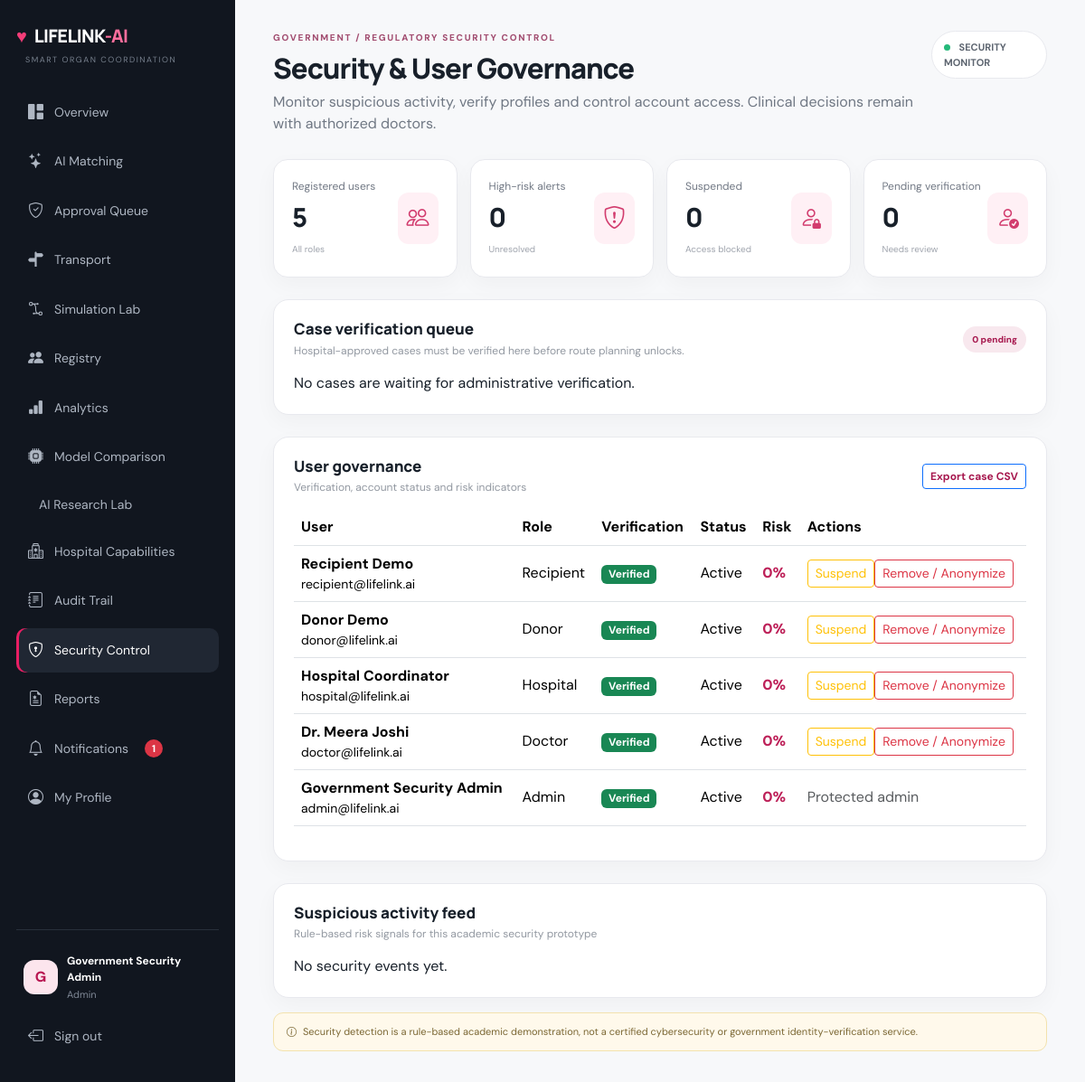
Screenshot of /security (signed in) with the database file from the repository.
### app/models.py (models this page shows)
class User(UserMixin, db.Model):
    id = db.Column(db.Integer, primary_key=True)
    name = db.Column(db.String(120), nullable=False)
    email = db.Column(db.String(160), unique=True, nullable=False)
    password = db.Column(db.String(255), nullable=False)
    role = db.Column(db.String(30), nullable=False)
    hospital = db.Column(db.String(160))
    created_at = db.Column(db.DateTime, default=datetime.utcnow)

class UserProfile(db.Model):
    id = db.Column(db.Integer, primary_key=True)
    user_id = db.Column(db.Integer, db.ForeignKey('user.id'), unique=True, nullable=False)
    phone = db.Column(db.String(30))
    address = db.Column(db.String(255))
    government_id = db.Column(db.String(120))
    hospital_registration = db.Column(db.String(120))
    donor_id = db.Column(db.Integer, db.ForeignKey('donor.id'))
    recipient_id = db.Column(db.Integer, db.ForeignKey('recipient.id'))
    verification_status = db.Column(db.String(30), default='Pending')
    account_status = db.Column(db.String(30), default='Active')
    risk_score = db.Column(db.Integer, default=0)
    last_login = db.Column(db.DateTime)
    last_ip = db.Column(db.String(80))
    failed_logins = db.Column(db.Integer, default=0)
    created_at = db.Column(db.DateTime, default=datetime.utcnow)
    user = db.relationship('User', backref=db.backref('profile', uselist=False))
    donor = db.relationship('Donor', foreign_keys=[donor_id])
    recipient = db.relationship('Recipient', foreign_keys=[recipient_id])

### app/routes.py (the view)
@bp.route('/security')
@login_required
@require_page('security')
def security():
    events=SecurityEvent.query.order_by(SecurityEvent.created_at.desc()).limit(200).all()
    profiles=UserProfile.query.join(User).order_by(User.created_at.desc()).all()
    high=sum(1 for e in events if e.severity=='High' and not e.resolved)
    pending_cases=Match.query.filter_by(workflow_state='ADMIN_PENDING').order_by(Match.created_at.desc()).all()
    return render_template('security.html',events=events,profiles=profiles,high_count=high,pending_cases=pending_cases,**page_data())

### app/routes.py (called while the page is built)
@bp.before_app_request
def csrf_protect():
    if 'csrf_token' not in request.cookies:
        pass
    from flask import session
    if 'csrf_token' not in session: session['csrf_token']=secrets.token_urlsafe(32)
    if request.method=='POST' and request.endpoint not in {'main.login','main.register'}:
        token=(request.get_json(silent=True) or {}).get('_csrf') if request.is_json else request.form.get('_csrf')
        if not token or not secrets.compare_digest(token,session['csrf_token']): abort(400, description='Invalid or missing security token. Refresh the page and try again.')

def allowed(page): return current_user.role in PERMISSIONS and page in PERMISSIONS[current_user.role]

def require_page(page):
    def deco(fn):
        @wraps(fn)
        def wrapped(*a,**k):
            if not allowed(page): abort(403)
            return fn(*a,**k)
        return wrapped
    return deco

def page_data():
    unread=0
    if current_user.is_authenticated:
        unread=Notification.query.filter_by(user_id=current_user.id,is_read=False).count()
    return dict(active=request.endpoint or '', unread_notifications=unread)

### app/templates/security.html
{% extends 'base.html' %}{% block title %}Security Control · LifeLink-AI{% endblock %}{% block content %}<div class="topbar"><div><div class="eyebrow">GOVERNMENT / REGULATORY SECURITY CONTROL</div><h1>Security & User Governance</h1><p class="muted">Monitor suspicious activity, verify profiles and control account access. Clinical decisions remain with authorized doctors.</p></div><span class="live-pill"><span></span> SECURITY MONITOR</span></div><div class="stats"><div class="stat"><div><span>Registered users</span><b>{{profiles|length}}</b><small>All roles</small></div><i class="bi bi-people"></i></div><div class="stat"><div><span>High-risk alerts</span><b>{{high_count}}</b><small>Unresolved</small></div><i class="bi bi-shield-exclamation"></i></div><div class="stat"><div><span>Suspended</span><b>{{profiles|selectattr('account_status','equalto','Suspended')|list|length}}</b><small>Access blocked</small></div><i class="bi bi-person-lock"></i></div><div class="stat"><div><span>Pending verification</span><b>{{profiles|selectattr('verification_status','equalto','Pending')|list|length}}</b><small>Needs review</small></div><i class="bi bi-person-check"></i></div></div><div class="panel mt-4"><div class="panel-head"><div><h3>Case verification queue</h3><p>Hospital-approved cases must be verified here before route planning unlocks.</p></div><span class="badge-soft">{{pending_cases|length}} pending</span></div>{% for m in pending_cases %}<div class="registry-row"><div class="avatar">{{m.donor.name[0]}}</div><div class="flex-grow-1"><b>Case #{{m.id}} · {{m.donor.name}} → {{m.recipient.name}}</b><small>{{m.donor.organ}} · AI {{'%.1f'|format(m.score)}}% · Doctor: {{m.doctor.name if m.doctor else '—'}} · Hospital: {{m.hospital_user.name if m.hospital_user else '—'}}</small></div><form method="post" action="/admin/verify-case/{{m.id}}"><button class="btn btn-sm btn-success">Verify Case</button></form><form method="post" action="/admin/case-reject/{{m.id}}"><button class="btn btn-sm btn-outline-danger">Reject</button></form></div>{% else %}<div class="empty">No cases are waiting for administrative verification.</div>{% endfor %}</div><div class="panel mt-4"><div class="panel-head"><div><h3>User governance</h3><p>Verification, account status and risk indicators</p></div><a class="btn btn-sm btn-outline-primary" href="/admin/export-cases">Export case CSV</a></div><div class="table-responsive"><table class="table align-middle"><thead><tr><th>User</th><th>Role</th><th>Verification</th><th>Status</th><th>Risk</th><th>Actions</th></tr></thead><tbody>{% for p in profiles %}<tr><td><b>{{p.user.name}}</b><small class="d-block">{{p.user.email}}</small></td><td>{{p.user.role}}</td><td><span class="badge bg-{{'success' if p.verification_status=='Verified' else 'warning'}}">{{p.verification_status}}</span></td><td>{{p.account_status}}</td><td><span class="score">{{p.risk_score or 0}}%</span></td><td>{% if p.user.role!='Admin' %}{% if p.verification_status!='Verified' %}<form class="d-inline" method="post" action="/security/user/{{p.user.id}}/verify"><button class="btn btn-sm btn-outline-success">Verify</button></form>{% endif %}{% if p.account_status=='Active' %}<form class="d-inline" method="post" action="/security/user/{{p.user.id}}/suspend"><button class="btn btn-sm btn-outline-warning">Suspend</button></form>{% else %}<form class="d-inline" method="post" action="/security/user/{{p.user.id}}/activate"><button class="btn btn-sm btn-outline-primary">Activate</button></form>{% endif %}<form class="d-inline" method="post" action="/security/user/{{p.user.id}}/anonymize" onsubmit="return confirm('Anonymize and deactivate this user profile? Audit history will be retained.')"><button class="btn btn-sm btn-outline-danger">Remove / Anonymize</button></form>{% else %}<span class="text-muted">Protected admin</span>{% endif %}</td></tr>{% endfor %}</tbody></table></div></div><div class="panel mt-4"><div class="panel-head"><div><h3>Suspicious activity feed</h3><p>Rule-based risk signals for this academic security prototype</p></div></div>{% for e in events %}<div class="registry-row"><div class="avatar"><i class="bi bi-{{'shield-exclamation' if e.severity=='High' else 'activity'}}"></i></div><div class="flex-grow-1"><b>{{e.event_type}}</b><small>{{e.user.name if e.user else 'Unknown account'}} · {{e.ip_address}} · {{e.created_at.strftime('%d %b %Y %H:%M')}}</small><small>{{e.details}}</small></div><span class="badge bg-{{'danger' if e.severity=='High' else 'warning' if e.severity=='Medium' else 'secondary'}}">{{e.severity}}</span>{% if not e.resolved %}<form method="post" action="/security/event/{{e.id}}/resolve"><button class="btn btn-sm btn-outline-success">Resolve</button></form>{% else %}<span class="text-success">Resolved</span>{% endif %}</div>{% else %}<div class="empty">No security events yet.</div>{% endfor %}</div><div class="disclaimer"><i class="bi bi-info-circle me-1"></i> Security detection is a rule-based academic demonstration, not a certified cybersecurity or government identity-verification service.</div>{% endblock %}

### app/templates/base.html (shortened to what this page needs)
<!doctype html><html lang="en"><head><link href="https://cdn.jsdelivr.net/npm/bootstrap@5.3.3/dist/css/bootstrap.min.css" rel="stylesheet"><link href="https://cdn.jsdelivr.net/npm/bootstrap-icons@1.11.3/font/bootstrap-icons.css" rel="stylesheet"><link rel="stylesheet" href="{{url_for('static',filename='css/style.css')}}"></head><body>
{% if current_user.is_authenticated %}<aside class="sidebar"><div class="brand"><span class="logo-heart">♥</span> LIFELINK<span>-AI</span></div><div class="sidebar-label">SMART ORGAN COORDINATION</div><nav><a class="{{'active' if request.endpoint=='main.dashboard'}}" href="/dashboard"><i class="bi bi-grid-1x2-fill"></i> Overview</a>
{% if current_user.role in ['Admin','Doctor'] %}<a class="{{'active' if request.endpoint=='main.matching'}}" href="/matching"><i class="bi bi-stars"></i> AI Matching</a>{% endif %}
{% if current_user.role in ['Admin','Doctor','Hospital'] %}<a class="{{'active' if request.endpoint=='main.approvals'}}" href="/approvals"><i class="bi bi-shield-check"></i> Approval Queue</a>{% endif %}
{% if current_user.role in ['Admin','Hospital'] %}<a class="{{'active' if request.endpoint=='main.transport'}}" href="/transport"><i class="bi bi-signpost-split-fill"></i> Transport</a><a class="{{'active' if request.endpoint=='main.simulation'}}" href="/simulation"><i class="bi bi-bezier2"></i> Simulation Lab</a>{% endif %}
{% if current_user.role=='Admin' %}<a class="{{'active' if request.endpoint=='main.data'}}" href="/data"><i class="bi bi-people-fill"></i> Registry</a>{% endif %}
{% if current_user.role in ['Admin','Doctor','Hospital'] %}<a class="{{'active' if request.endpoint=='main.analytics'}}" href="/analytics"><i class="bi bi-bar-chart-fill"></i> Analytics</a><a class="{{'active' if request.endpoint=='main.model_comparison'}}" href="/model-comparison"><i class="bi bi-cpu-fill"></i> Model Comparison</a><a class="{{'active' if request.endpoint=='main.ai_lab'}}" href="/ai-lab"> AI Research Lab</a>{% endif %}
{% if current_user.role in ['Admin','Hospital'] %}<a class="{{'active' if request.endpoint=='main.hospital_capabilities'}}" href="/hospital-capabilities"><i class="bi bi-hospital"></i> Hospital Capabilities</a>{% endif %}{% if current_user.role=='Admin' %}<a class="{{'active' if request.endpoint=='main.audit'}}" href="/audit"><i class="bi bi-journal-text"></i> Audit Trail</a><a class="{{'active' if request.endpoint=='main.security'}}" href="/security"><i class="bi bi-shield-lock"></i> Security Control</a>{% endif %}
<a class="{{'active' if request.endpoint in ['main.reports','main.before_report','main.after_report']}}" href="/reports"><i class="bi bi-file-earmark-medical"></i> Reports</a><a class="{{'active' if request.endpoint=='main.notifications'}}" href="/notifications"><i class="bi bi-bell"></i> Notifications {% if unread_notifications %}<span class="notification-count">{{unread_notifications}}</span>{% endif %}</a><a class="{{'active' if request.endpoint=='main.profile'}}" href="/profile"><i class="bi bi-person-circle"></i> My Profile</a></nav><div class="sidebar-bottom"><div class="mini-user"><div class="avatar">{{current_user.name[0]}}</div><div><b>{{current_user.name}}</b><small>{{current_user.role}}</small></div></div><a href="/logout"><i class="bi bi-box-arrow-left"></i> Sign out</a></div></aside><button class="mobile-menu" onclick="document.querySelector('.sidebar').classList.toggle('open')"></button>{% endif %}
<main class="{{'content' if current_user.is_authenticated else ''}}">{% block content %}{% endblock %}</main></body></html>

### app/static/css/style.css (style rules this page uses)
:root { --ink:#18202a;--muted:#6f7783;--line:#e8e9ee;--bg:#f7f8fa;--card:#fff;--pink:#e91e63;--pink2:#ad1457;--pink-soft:#fde8f0;--green:#11865a;--green-soft:#e7f7ef;--amber:#a46b00;--amber-soft:#fff5dc;--navy:#151a24 }
* { box-sizing:border-box }
body { margin:0;background:var(--bg);color:var(--ink);font-family:'DM Sans',sans-serif }
h1,h2,h3,h4,h5 { font-family:Manrope,sans-serif;font-weight:800 }
a { text-decoration:none;color:inherit }
.muted { color:var(--muted) }
.content { margin-left:260px;padding:34px 42px;min-height:100vh }
.sidebar { position:fixed;z-index:20;left:0;top:0;bottom:0;width:260px;background:#11161f;color:#fff;padding:26px 18px;display:flex;flex-direction:column }
.brand { font:800 20px Manrope,sans-serif;letter-spacing:-.6px }
.brand span:last-child { color:#ff6e9d }
.logo-heart { color:#f43d78;margin-right:5px }
.sidebar-label { font-size:9px;letter-spacing:1.5px;color:#78818e;margin:7px 10px 26px }
.sidebar nav { display:flex;flex-direction:column;gap:5px }
.sidebar nav a,.sidebar-bottom>a { padding:12px 13px;border-radius:10px;color:#aeb6c2;font-size:14px;display:flex;gap:12px;align-items:center }
.sidebar nav a i,.sidebar-bottom>a i { font-size:17px }
.sidebar nav a.active,.sidebar nav a:hover,.sidebar-bottom>a:hover { background:#202733;color:#fff }
.sidebar nav a.active { box-shadow:inset 3px 0 var(--pink) }
.sidebar-bottom { margin-top:auto;border-top:1px solid #29303b;padding-top:17px }
.mini-user { display:flex;gap:10px;align-items:center;padding:8px 8px 13px }
.mini-user b { display:block;font-size:12px }
.mini-user small { display:block;color:#7f8895;font-size:11px;margin-top:2px }
.avatar { height:38px;width:38px;border-radius:12px;background:#fce5ed;color:#b81752;display:grid;place-items:center;font-weight:800;flex:0 0 auto }
.topbar { display:flex;justify-content:space-between;align-items:flex-start;margin-bottom:27px }
.eyebrow { font-size:10px;font-weight:800;letter-spacing:1.7px;color:#a24d70;margin-bottom:8px }
.topbar h1 { font-size:31px;letter-spacing:-1px;margin:0 0 7px }
.topbar p { margin:0 }
.live-pill,.security-pill { background:#fff;border:1px solid var(--line);padding:9px 13px;border-radius:99px;font-size:11px;font-weight:700;color:#5d6570 }
.live-pill span { display:inline-block;width:7px;height:7px;background:#25b97a;border-radius:50%;margin-right:7px }
.stats { display:grid;grid-template-columns:repeat(4,1fr);gap:14px }
.stat { background:#fff;border:1px solid var(--line);border-radius:16px;padding:20px;display:flex;justify-content:space-between;align-items:center;box-shadow:0 8px 24px rgba(24,32,42,.035) }
.stat span { display:block;color:#727985;font-size:12px }
.stat b { display:block;font:800 29px Manrope;margin:5px 0 2px }
.stat small { color:#a0a5ae;font-size:10px }
.stat>i { font-size:25px;color:#d23c6e;background:#fff0f5;padding:10px;border-radius:12px }
.panel { background:#fff;border:1px solid var(--line);border-radius:17px;padding:22px;box-shadow:0 8px 24px rgba(24,32,42,.035) }
.panel-head { display:flex;justify-content:space-between;align-items:center;margin-bottom:15px }
.panel-head h3 { font-size:17px;margin:0 }
.panel-head p { margin:4px 0 0;color:#9298a1;font-size:12px }
.panel-head>a { font-size:12px;color:#a7194f;font-weight:700 }
.score { color:#bd2058;font-weight:800 }
.badge-soft { background:#f8e8ee;color:#a7194f;padding:7px 10px;border-radius:99px;font-size:10px;font-weight:800 }
.disclaimer { margin-top:16px;padding:12px 14px;background:#fff9eb;border:1px solid #f3e2ad;border-radius:11px;color:#7a6632;font-size:11px }

### app/templates/base.html (style rules this page uses)
.notification-count { display:inline-flex;align-items:center;justify-content:center;min-width:20px;height:20px;padding:0 5px;margin-left:6px;border-radius:999px;background:#dc3545;color:#fff;font-size:.7rem;font-weight:700 }

### rows the page displays
User: name "G", name "Government Security Admin", role "Admin"
UserProfile: user.name "Recipient Demo", user.email "recipient@lifelink.ai", user.role "Recipient", verification_status "Verified", account_status "Active", risk_score "0"
UserProfile: user.name "Donor Demo", user.email "donor@lifelink.ai", user.role "Donor", verification_status "Verified", account_status "Active", risk_score "0"
UserProfile: user.name "Hospital Coordinator", user.email "hospital@lifelink.ai", user.role "Hospital", verification_status "Verified", account_status "Active", risk_score "0"
UserProfile: user.name "Dr. Meera Joshi", user.email "doctor@lifelink.ai", user.role "Doctor", verification_status "Verified", account_status "Active", risk_score "0"
UserProfile: user.name "Government Security Admin", user.email "admin@lifelink.ai", user.role "Admin", verification_status "Verified", account_status "Active", risk_score "0", shows "Protected admin"

### other values shown
{{ unread_notifications }} "1"
{{ profiles|length }} "5"
{{ high_count }} "0"
{{ pending_cases|length }} "0"
